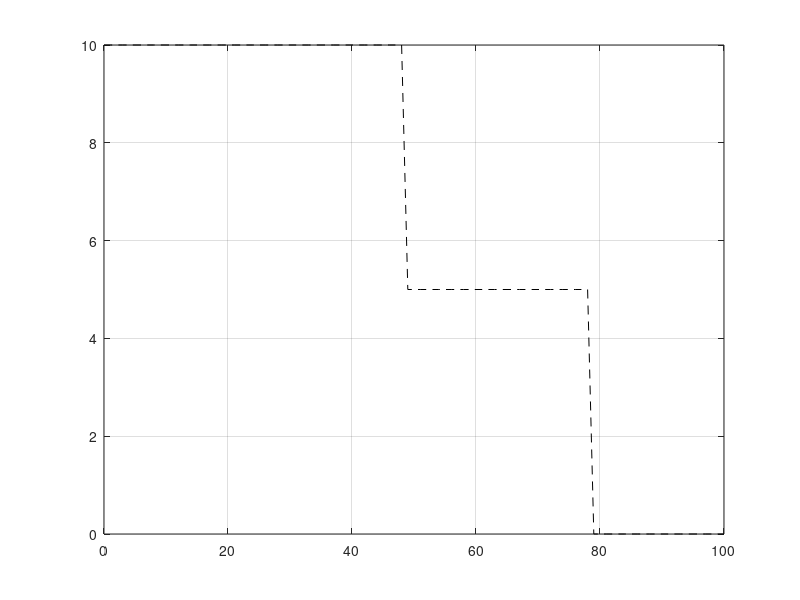

Recreate this plot in MATLAB. (Note: this script raises an error after producing the figure.)

a_max = 3.0;
d_max = 3.0;
j_max = 0.1;
epsilon = 0.01;

s_arr = 0:1:100;
v_arr = ones(size(s_arr)) * 10.0;
v_arr(50:end) = 5.0;
v_arr(80:end) = 0.0;



figure(1);
plot(s_arr, v_arr, '--k'); grid on; hold on;
p = [];

while (1)
    v0 = v_arr;
    v_arr = limitlongitudinalaccel(s_arr, v_arr, a_max, d_max);
    v_arr = limitlongitudinajerk(s_arr, v_arr, j_max);
    
    figure(1);
    delete(p);
    p = plot(s_arr, v_arr);
    drawnow;
    norm(v0 - v_arr) 
    if norm(v0 - v_arr) < epsilon
        break;
    end
end

legend('base', 'iter 1', 'iter 2', 'iter 3', 'iter 4');

% plot acceleration and jerk







function v = limitlongitudinalaccel(s, v, a_max, d_max)
    N = length(s);
    for i = 2:N
        ds = s(i) - s(i-1);
        v(i) = min(v(i), sqrt(v(i-1)^2 + 2 * a_max * ds));
    end
    for i = N-1:-1:1
        ds = s(i+1) - s(i);
        v(i) = min(v(i), sqrt(v(i+1)^2 + 2 * d_max * ds));
    end
end


function [v, j] = limitlongitudinajerk(s, v, j_max)
    N = length(s);
    j = zeros(N, 1);

    for i = 3:N-2
        tmp1 = (s(i-1)*s(i) - s(i-1)*s(i+1) - s(i)*s(i+1) + s(i+1)^2);
        tmp2 = (s(i-1)*s(i) + s(i-1)*s(i+1) - s(i)*s(i+1) - s(i-1)^2);
        tmp3 = (s(i-1)*s(i) - s(i-1)*s(i+1) + s(i)*s(i+1) - s(i)^2);
        j(i) = 2 * v(i+1) / tmp1 - 2 * v(i-1) / tmp2 - 2 * v(i) / tmp3;
        if j(i) > j_max
            v(i) = -(j_max - 2 * v(i+1) / tmp1 + 2 * v(i-1) / tmp2) * (tmp3 / 2);
        end
        if j(i) < -j_max
            v(i) = (j_max + 2 * v(i+1) / tmp1 - 2 * v(i-1) / tmp2) * (tmp3 / 2);
        end
    end
end


